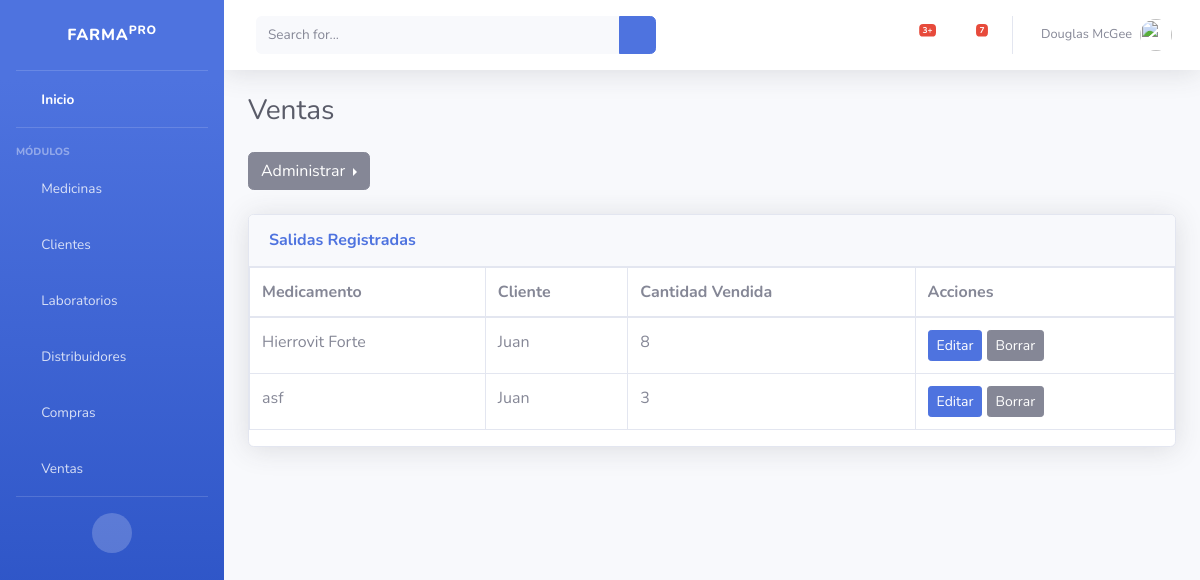
The app's page /salidas/, older data.
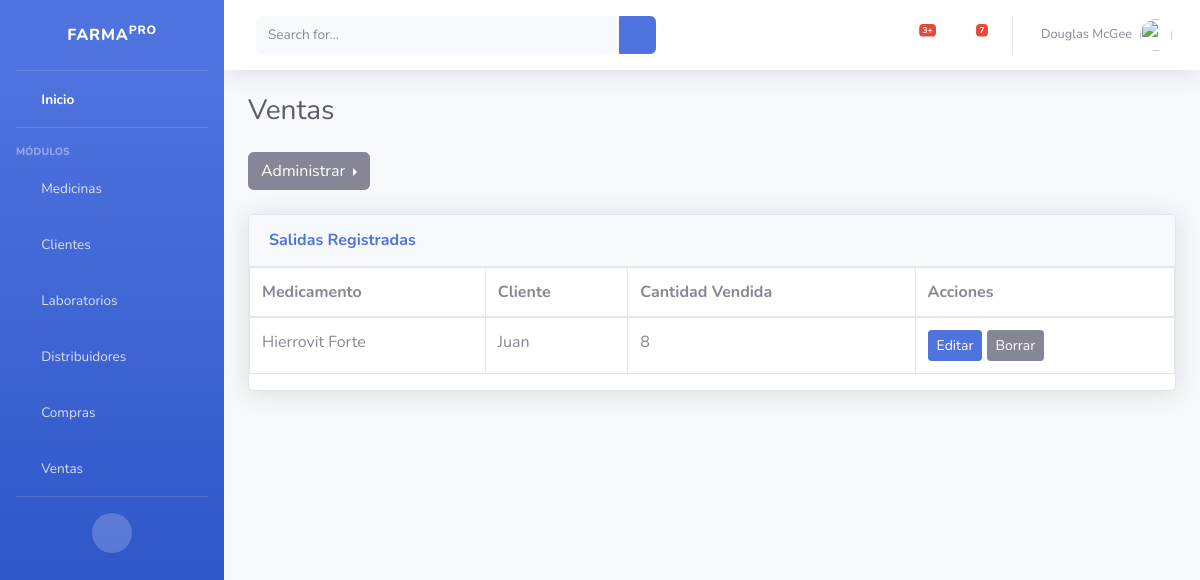
The same page, newer data.
### salidas/models.py (models this page shows)
class Salida(models.Model):
    updated = models.DateTimeField(auto_now = True)
    created = models.DateTimeField(auto_now_add = True)
    medicamento = models.ForeignKey(Medicina, on_delete = models.CASCADE, verbose_name="Medicamento")
    cliente = models.ForeignKey(Cliente, on_delete = models.CASCADE, verbose_name="Cliente")
    cantidad_venta = models.IntegerField (verbose_name="Cantidad")

### medicamentos/models.py (models this page shows)
class Medicina (models.Model):
    nombre_comercial = models.CharField(max_length=100, verbose_name="Nombre", blank=False, null=False, unique=True)
    dci = models.CharField(max_length=100, verbose_name="DCI", blank=False, null=False, unique=True)
    forma_farmaceutica = models.CharField(max_length=50, verbose_name="Forma Farmacéutica", blank=False, null=False)
    laboratorio = models.ForeignKey(Laboratorio,on_delete=models.CASCADE, verbose_name="Laboratorio")
    cantidad_unidades = models.IntegerField(verbose_name="Cantidad", blank=False, null=False )
    precio = models.DecimalField(max_digits = 5, decimal_places = 2,verbose_name="Precio Unidad", blank=False, null=False)
    fecha_ingreso = models.DateTimeField(auto_now_add=True, verbose_name="Fecha de Ingreso")
    fecha_expiracion = models.DateField(verbose_name="Fecha de Expiración", blank=False, null=False)
    fecha_modificacion = models.DateTimeField(auto_now=True, verbose_name="Última Modificación")
    class Meta:
        verbose_name = "Medicina"
        verbose_name_plural = "Medicinas"
    def __str__(self):
        return self.nombre_comercial #+ " con fecha: " + str(self.created) - Se muestra en la vista de Admin solo el atributo especificado

### clientes/models.py (models this page shows)
class Cliente(models.Model):
    cedula = models.CharField(max_length = 10, verbose_name="Cédula")
    nombre_cliente = models.CharField(max_length = 50, verbose_name="Nombre")
    apellido_cliente = models.CharField(max_length = 50, verbose_name="Apellido")
    direccion_cliente = models.CharField(max_length = 50, verbose_name="Dirección")
    ciudad_cliente = models.CharField(max_length = 20, verbose_name="Ciudad")
    telefono_cliente = models.CharField(max_length = 10,verbose_name="teléfono")
    correo_cliente = models.EmailField(max_length = 50, verbose_name="Correo")
    created = models.DateTimeField(auto_now_add = True)
    updated = models.DateTimeField(auto_now = True)
    class Meta:
        verbose_name = "Cliente"
        verbose_name_plural = "Clientes"
    def __str__(self):
        return self.nombre_cliente #+ " con fecha: " + str(self.created) - Se muestra en la vista de Admin solo el atributo especificado

### salidas/views.py (the view)
# urls.py: path("", SalidaListView.as_view(), name="salidas"),
class SalidaListView(ListView):
    model = Salida

### salidas/templates/salidas/salida_list.html
{% extends 'core/base.html' %}
{% block cabecera %}
Ventas
{% endblock %}
{% block pie %}
{% include 'salidas/salida_menu.html'%}
<div class="card shadow mb-4">
  <div class="card-header py-3">
      <h6 class="m-0 font-weight-bold text-primary">Salidas Registradas</h6>
  </div>
      <div class="table-responsive">
<table class="table table-bordered" id="dataTable" width="100%" cellspacing="0">
<thead>
    <tr>
      <th scope="col">Medicamento</th>
      <th scope="col">Cliente</th>
      <th scope="col">Cantidad Vendida</th>
      <th scope="col">Acciones</th>
    </tr>
  </thead>
    <tbody>
      {% for salida in object_list %}
    <tr>
      <td>{{salida.medicamento}}</td>
      <td>{{salida.cliente}}</td>
      <td>{{salida.cantidad_venta}}</td>
        <td>
          <a href="{% url 'salidas:update' salida.id %}" class="btn btn-sm btn-primary">Editar</a>
          <a href="{% url 'salidas:delete' salida.id %}" class="btn btn-secondary btn-sm">Borrar</a>
        </td>
    </tr>
    {% endfor %}
    </tbody>
</table>
{% endblock %}

Row changes from the older to the newer data that the page shows:
removed Salida: medicamento "asf", cliente "Juan", cantidad_venta "3"
